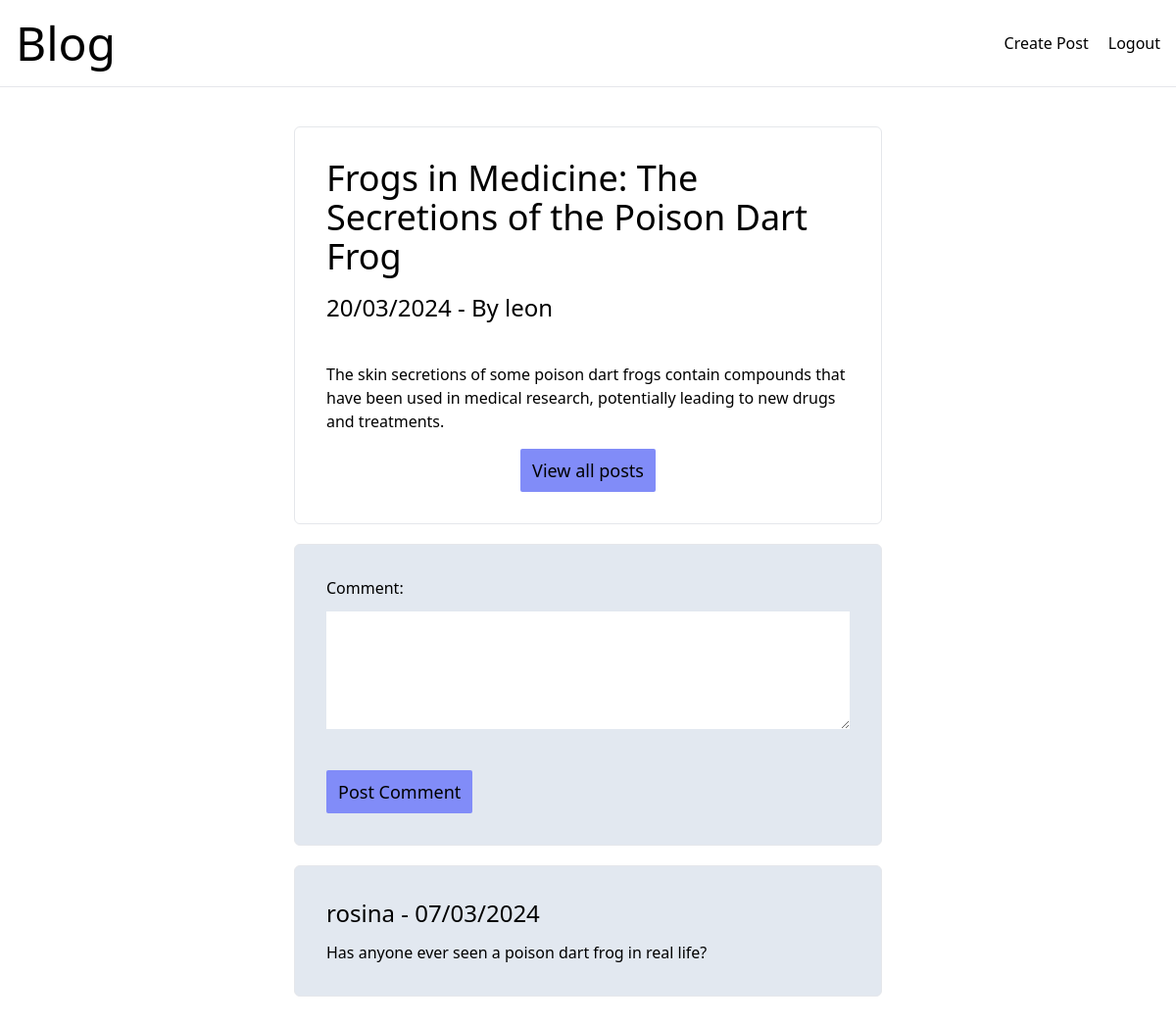
The page /singlePost.php?id=9 (signed in) on the database its author committed.
### tables this page shows
CREATE TABLE `posts` (
  `id` int(11) unsigned NOT NULL AUTO_INCREMENT,
  `title` varchar(100) NOT NULL,
  `content` varchar(1000) NOT NULL,
  `date-time` timestamp NOT NULL,
  `user-id` int(11) NOT NULL,
  PRIMARY KEY (`id`)
);

CREATE TABLE `users` (
  `id` int(11) unsigned NOT NULL AUTO_INCREMENT,
  `user-name` varchar(50) NOT NULL,
  `email-address` varchar(50) NOT NULL,
  `password` varchar(255) NOT NULL,
  PRIMARY KEY (`id`)
);

CREATE TABLE `comments` (
  `id` int(11) unsigned NOT NULL AUTO_INCREMENT,
  `content` varchar(400) NOT NULL,
  `date` timestamp NOT NULL,
  `user-id` int(11) NOT NULL,
  `post-id` int(11) DEFAULT NULL,
  PRIMARY KEY (`id`)
);

### SessionHandler.php (called while the page is built, shortened)
<?php
class SessionHandles
{
    public function checkUserLoggedIn(): bool
    {
        return isset($_SESSION['userid']);
    }
}

### src/Models/PostModel.php (called while the page is built, shortened)
<?php
require_once 'src/Entities/Post.php';
class PostModel {
    private PDO $db;
    public function __construct(PDO $db)
    {
        $this->db = $db;
    }
    public function getSinglePostById(string $id)
    {
        $query = $this->db->prepare('SELECT `posts`.`id`,`title`, `posts`.`content`, `posts`.`date-time`, `posts`.`user-id`, `users`.`user-name`
FROM `posts` INNER JOIN `users` ON `posts`.`user-id` = `users`.`id` WHERE `posts`.`id` = :id;');
        $query->execute([
            ':id' => $id
        ]);
        $data = $query->fetch();
        return $this->hydrateSinglePost($data);
    }
    private function hydrateSinglePost(array $data): Post {
        return new Post($data['id'], $data['title'], $data['user-name'], $data['content'], $data['date-time']);
    }
}

### src/Entities/Post.php (called while the page is built, shortened)
<?php
readonly class Post {
    public function __construct(string $id, string $title, string $authorName, string $content, string $dateTime)
    {
        $this->title = $title;
        $this->authorName = $authorName;
        $this->content = $content;
        $this->dateTime = $dateTime;
    }
}

### src/Models/CommentModel.php (called while the page is built, shortened)
<?php
require_once 'src/Entities/Comment.php';
class CommentModel {
    private PDO $db;
    public function __construct(PDO $db)
    {
        $this->db = $db;
    }
    public function getAllComments(int $id): array
    {
        $query = $this->db->prepare('SELECT `comments`.`id`,`comments`.`content`, `comments`.`date`, `comments`.`user-id`,`comments`.`post-id`,`users`.`user-name`
FROM `comments` INNER JOIN `users` ON `comments`.`user-id` = `users`.`id` WHERE `comments`.`post-id`= :id ORDER BY `date` DESC;');
        $query->execute([
            ':id' => $id
        ]);
        $data = $query->fetchAll();
        return $this->hydrateMultipleComments($data);
    }
    private function hydrateMultipleComments(array $data): array
    {
        $comments = [];
        foreach ($data as $comment) {
            $comments[] = new Comment($comment['id'], $comment['content'], $comment['date'], $comment['user-id'], $comment['user-name']);
        }
        return $comments;
    }
}

### src/Entities/Comment.php (called while the page is built, shortened)
<?php
readonly class Comment {
    public function __construct(int $id, string $content, string $date, int $userId, string $userName)
    {
        $this->content = $content;
        $this->date = $date;
        $this->userName = $userName;
    }
}

### singlePost.php (the view, shortened to what this page needs)
<?php
require_once 'connectToDB.php';
require_once 'src/Models/PostModel.php';
require_once 'SessionHandler.php';
require_once 'src/Models/CommentModel.php';
require_once 'src/CommentsViewHelper.php';
$db = connectToDB();
$postModel = new PostModel($db);
$commentModel = new CommentModel($db);
$commentsViewHelper = new \src\CommentsViewHelper();
$errorMessage = '';
if (isset($_GET['id'])) {
    $id = $_GET['id'];
    $singlePostDetails = $postModel->getSinglePostById($id);
    $formattedDate = date('d/m/Y', strtotime($singlePostDetails->dateTime));
} else {
    header('Location: index.php');
}
$comments = $commentModel->getAllComments($_GET['id']);
?>
<!DOCTYPE html>
<html lang="en">
<head>
    <script src="https://cdn.tailwindcss.com"></script>
</head>
<body class="selection:bg-teal-200">
<nav class="flex justify-between items-center py-5 px-4 mb-10 border-b border-solid">
    <a href="index.php"><h1 class="text-5xl">Blog</h1></a>
    <?php $session = new SessionHandles();
    if (!$session->checkUserLoggedIn()) {
        echo '<div class="flex gap-5">
        <a href="login.php">Login</a>
        <a href="registration.php">Register</a>
        <a href="login.php">Create Post</a>
        </div>'; } else {
        echo '<div class="flex gap-5">
        <a href="addPost.php">Create Post</a>
        <a href="logout.php">Logout</a>
        </div>'; }?>
</nav>
<section class="container md:w-1/2 mx-auto">
    <article class="p-8 border border-solid rounded-md">
        <div class="flex justify-between items-center flex-col md:flex-row mb-4">
            <h2 class="text-4xl"><?php echo $singlePostDetails->title; ?></h2>
        </div>
        <p class="text-2xl mb-10"><?php echo $formattedDate; ?> - By <?php echo $singlePostDetails->authorName; ?></p>
        <p><?php echo $singlePostDetails->content; ?></p>
        <div class="flex justify-center">
            <a class="px-3 py-2 mt-4 text-lg bg-indigo-400 hover:bg-indigo-700 hover:text-white transition inline-block rounded-sm" href="index.php">View all posts</a>
        </div>
    </article>
</section>
<?php
$session = new SessionHandles();
if ($session->checkUserLoggedIn()) {
?>
<section class="container md:w-1/2 mx-auto mt-5">
    <form method="post" class="p-8 border border-solid rounded-md bg-slate-200">
        <div class="mb-5">
            <label class="mb-3 block" for="content">Comment:</label>
            <textarea class="w-full" id="content" rows="5" name="comment"><?php echo (!empty($errorMessage)) ? ($_POST['comment']) : ''; ?></textarea>
        </div>
        <input class="px-3 py-2 mt-4 text-lg bg-indigo-400 hover:bg-indigo-700 hover:text-white transition inline-block rounded-sm" name="submit" type="submit" value="Post Comment" />
    </form>
</section>
    <?php } ?>
<section class="container md:w-1/2 mx-auto mt-5 mb-10">
    <?php echo $commentsViewHelper->displayAllComments($comments) ?>
</section>
</body>
</html>

### src/CommentsViewHelper.php (shortened to what this page needs)
<?php
require_once 'src/Models/CommentModel.php';
class CommentsViewHelper
{
    public function displayAllComments(array $comments): string
    {
        $CommentString = '';
        foreach ($comments as $comment) {
            $formattedDate = date('d/m/Y', strtotime($comment->date));
            $CommentString .= "<div class='p-8 border border-solid rounded-md bg-slate-200 mb-2'>
        <div class='text-2xl mb-3'> $comment->userName - $formattedDate </div>
        <p>$comment->content</p>
        </div>";
        }
        return $CommentString;
    }
}

### rows shown on the page
posts: title "Frogs in Medicine: The Secretions of the Poison Dart Frog", value "20/03/2024", users.user-name "leon", content "The skin secretions of some poison dart frogs contain compounds that have been used in medical research, potentially leading to new drugs and treatments."
comments: users.user-name "rosina", date "07/03/2024", content "Has anyone ever seen a poison dart frog in real life?"
